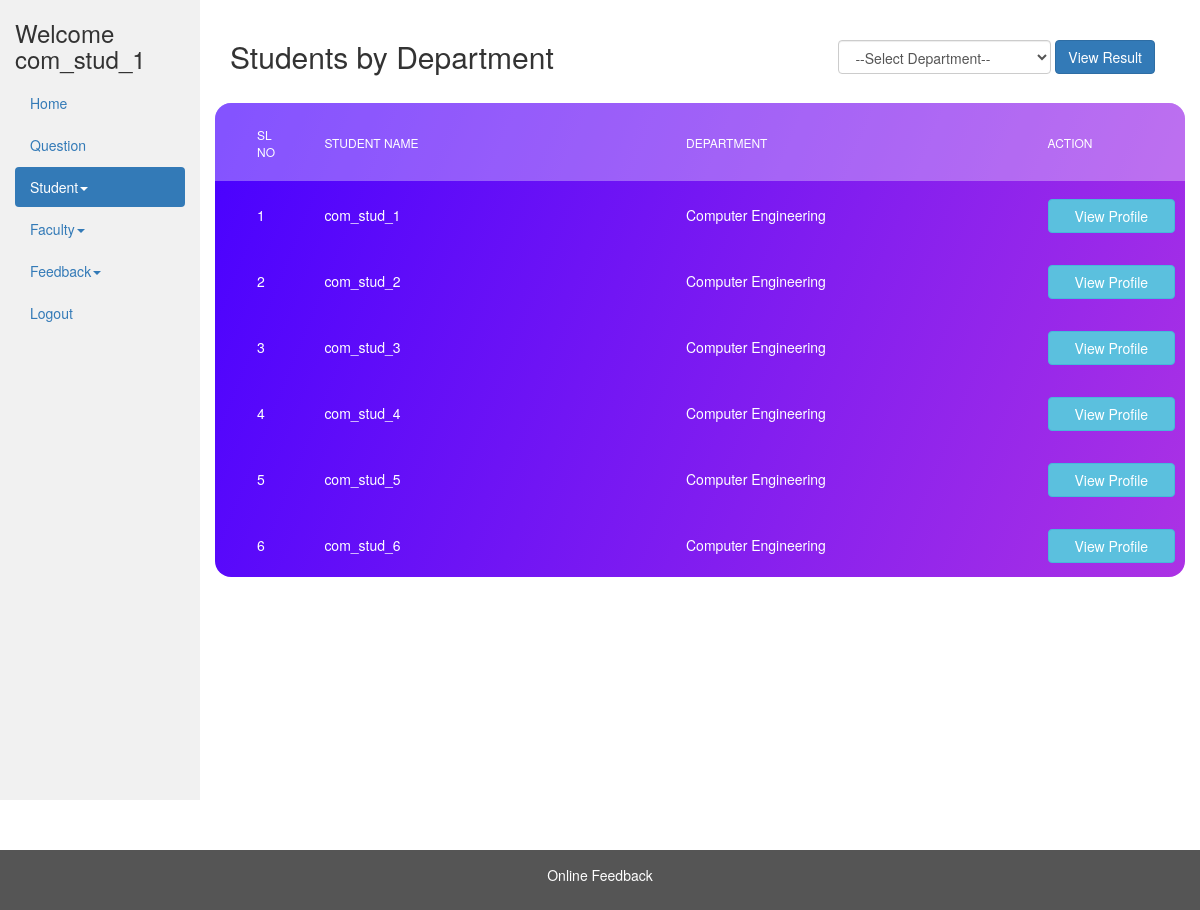
Screenshot of /admin/view_dep_students.php?department_id=1 (signed in) with the database file from the repository.
### tables this page shows
CREATE TABLE IF NOT EXISTS `student` (
  `id` int(11) NOT NULL AUTO_INCREMENT,
  `name` char(40) NOT NULL,
  `gender` int(11) NOT NULL,
  `email` varchar(40) NOT NULL,
  `mobile` bigint(11) NOT NULL,
  `department_id` int(11) NOT NULL,
  `semester_id` int(10) NOT NULL,
  `image` varchar(50) NOT NULL DEFAULT '../img/no_image.jpg',
  `dob` date NOT NULL,
  `regid` int(11) NOT NULL,
  `feedback_submitted` int(11) NOT NULL DEFAULT 0,
  PRIMARY KEY (`id`),
  UNIQUE KEY `regid` (`regid`)
);

CREATE TABLE IF NOT EXISTS `department` (
  `id` int(11) NOT NULL,
  `name` varchar(250) NOT NULL,
  PRIMARY KEY (`id`)
);

### admin/view_dep_students.php (the view, shortened to what this page needs)
<?php
include_once '../database/dbconfig.php';
?>
<!DOCTYPE html>
<html lang="en">
<head>
  <link rel="stylesheet" href="../css/bootstrap-3.4.1.min.css">
  <link rel="stylesheet" type="text/css" href="../css/main.css" />
</head>
<body>
  <div class="container-fluid">
    <div class="row content">
      <div class="col-sm-2 sidenav">
                    <h3>Welcome
                        <?php echo ($_SESSION['login_user']); ?>
                    </h3>
                    <ul class="nav nav-pills nav-stacked">
                        <li><a href="admin_dashboard.php">Home</a></li>
                        <li><a href="view_questions.php">Question</a></li>
                        <li class="active">
                            <a href="#stud_sub-menu" data-toggle="collapse" data-parent="#main-menu">Student<span class="caret"></span></a>
                        </li>
                        <li>
                            <a href="#fac_sub-menu" data-toggle="collapse" data-parent="#main-menu">Faculty<span class="caret"></span></a>
                        </li>
                        <li>
                            <a href="#feedsub-menu" data-toggle="collapse" data-parent="#main-menu">Feedback<span class="caret"></span></a>
                        </li>
                        <li><a href="../logout.php">Logout</a></li>
                    </ul><br>
                </div>
      <div class="col-sm-10">
        <br />
        <div class="container-fluid">
          <div class="row">
            <div class="col-md-5"><h2>Students by Department</h2></div><br />
            <div class="col-md-7">
            <div class="pull-right">
          <form class="form-inline" method="get" action="view_dep_students.php">
              <div class="container-fluid ">
                <div class="form-group">
                  <select name="department_id" class="form-control" required="required">
                    <option value="">--Select Department--</option>
                  </select>
                  <input type="submit" class="btn btn-primary" value="View Result">
                </div>
            </div>
          </form>
        </div>
            </div>
          </div>
        </div>
        <br />
        <div class="table100 ver6 m-b-110">
          <table data-vertable="ver6" id="students">
            <thead>
              <tr class="row100 head">
                <th class="column100 column1" data-column="column1">
                  Sl No
                </th>
                <th class="column100 column2" data-column="column2">
                  Student Name
                </th>
                <th class="column100 column2" data-column="column2">
                  Department
                </th>
                <th class="column100 column3" data-column="column3">
                  Action
                </th>
              </tr>
            </thead>
            <tbody>
            <?php
            if(isset($_GET['department_id'])) {
                $sql = "SELECT * FROM student where department_id = ".$_GET['department_id'];
                $result = mysqli_query($conn, $sql);
                $count = 0;
                while ($rows = mysqli_fetch_array($result)) {
                    $count++;
            ?>
                <tr class="row100 data">
                    <td class="column100 column1 value" data-column="column1">
                    <?php echo $count; ?>
                    </td>
                    <td class="column100 column2 value" data-column="column2">
                    <?php echo $rows['name']; ?>
                    </td>
                    <td class="column100 column2 value" data-column="column2">
                    <?php
                            $dep_sql = "select * from department where id = " . $rows['department_id'];
                            $dep_result = mysqli_query($conn, $dep_sql);
                            $dep_row = mysqli_fetch_array($dep_result);
                            echo $dep_row['name']; ?>
                    </td>
                    <td class="column100 column3" data-column="column3">
                    <a class="btn btn-block btn-info"
                        href="view_student_profile.php?student_id=<?php echo $rows['id'] ?>">View Profile</a>
                    </td>
                </tr>
            <?php
                }
            }
            ?>
            </tbody>
          </table>
        </div>
      </div>
    </div>
  </div>
  <footer class="container-fluid" style="margin-top: 50px">
    <center>
      <p>Online Feedback</p>
    </center>
  </footer>
</body>
</html>

### css/main.css (style rules this page uses)
table { width: 100%; background-color: #fff; }
th, td { font-weight: unset; padding-right: 10px; }
.column100 { width: 130px; padding-left: 25px; }
.column100.column1 { width: 0px; padding-left: 42px; }
.column100.column2 { width: 300px; }
.row100.head th { padding-top: 24px; padding-bottom: 20px; }
.row100 td { padding-top: 18px; padding-bottom: 14px; }
.table100.ver6 { border-radius: 16px; overflow: hidden; background: #7918f2; background: -webkit-linear-gradient(-68deg, #ac32e4, #4801ff); background: -o-linear-gradient(-68deg, #ac32e4, #4801ff); background: -moz-linear-gradient(-68deg, #ac32e4, #4801ff); background: linear-gradient(-68deg, #ac32e4, #4801ff); }
.table100.ver6 table { background-color: transparent; }
.table100.ver6 td { font-size: 14px; color: #fff; line-height: 1.4; }
.table100.ver6 th { font-size: 12px; color: #fff; line-height: 1.4; text-transform: uppercase; background-color: rgba(255, 255, 255, 0.32); }

### admin/view_dep_students.php (style rules this page uses)
.row.content { height: 800px; }
.sidenav { background-color: #f1f1f1; height: 100%; }
footer { background-color: #555; color: white; padding: 15px; }

### rows the page displays
student: name "com_stud_1", department.name "Computer Engineering"
student: name "com_stud_2", department.name "Computer Engineering"
student: name "com_stud_3", department.name "Computer Engineering"
student: name "com_stud_4", department.name "Computer Engineering"
student: name "com_stud_5", department.name "Computer Engineering"
student: name "com_stud_6", department.name "Computer Engineering"

### other values shown
$_SESSION['login_user'] "com_stud_1"
